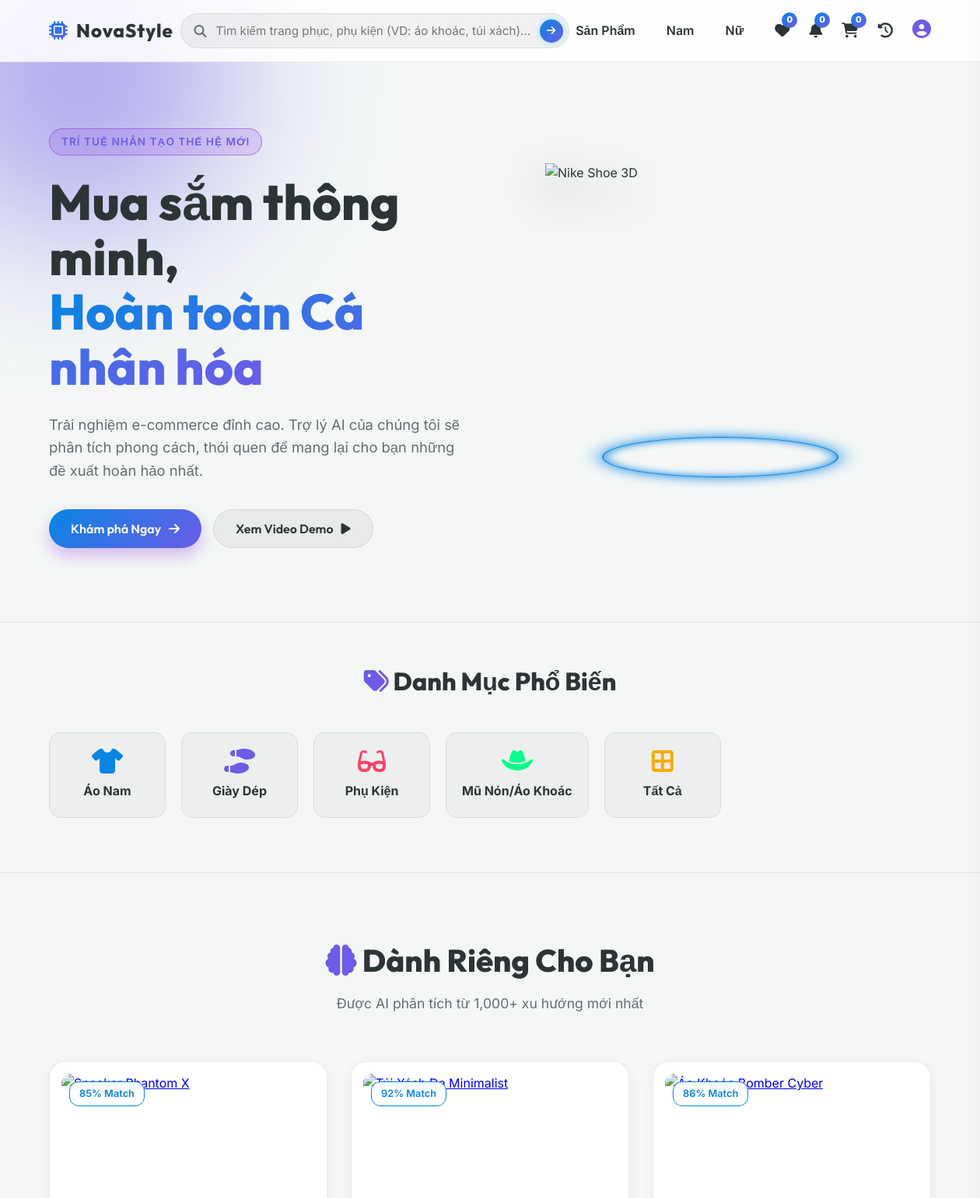
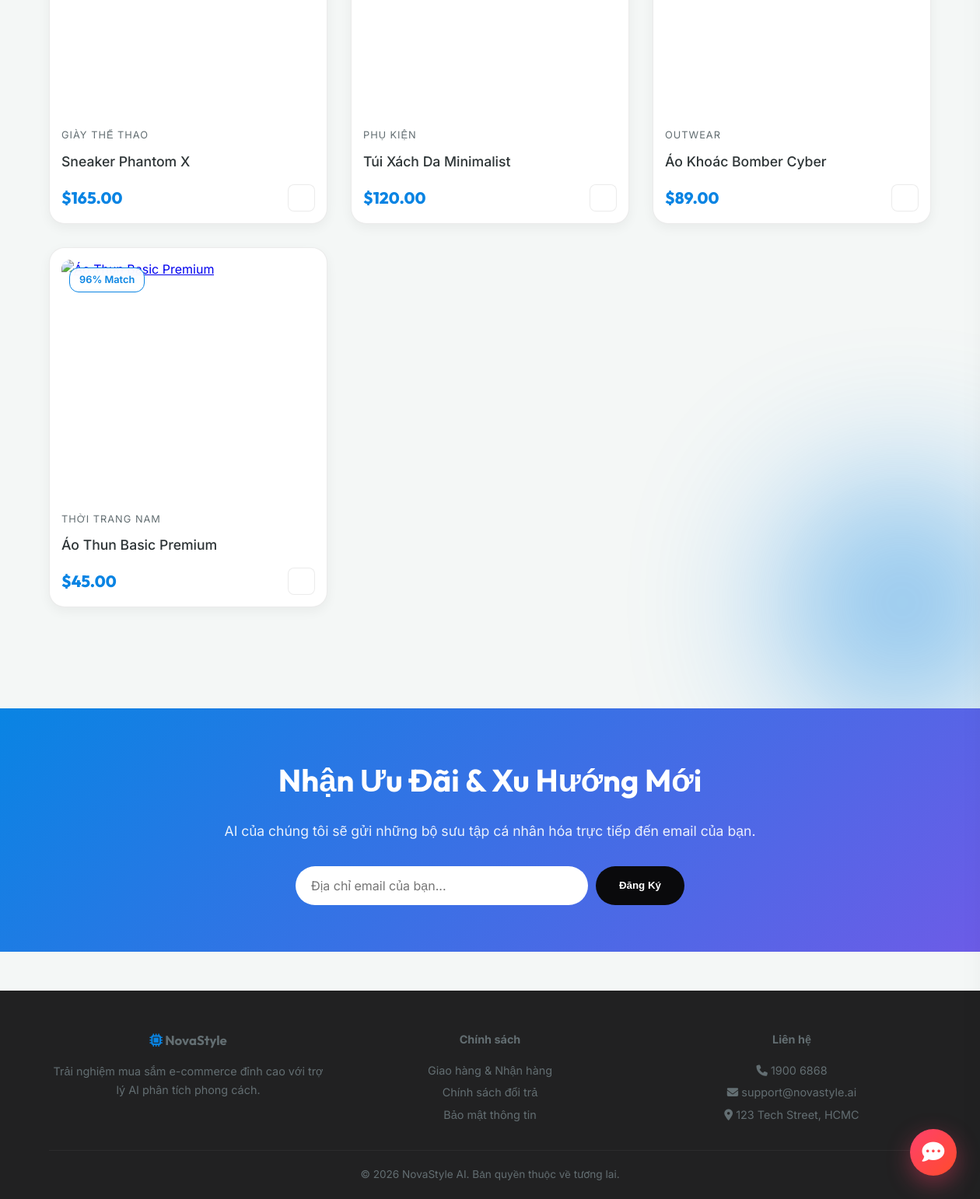
The page / on the database its author committed (2 pictures, top to bottom).
### tables this page shows
CREATE TABLE `products` (
  `id` varchar(20) NOT NULL,
  `category_id` int(11) NOT NULL,
  `name` varchar(255) NOT NULL,
  `description` text,
  `price` decimal(10,2) NOT NULL,
  `image_url` varchar(255) DEFAULT NULL,
  `ai_tags` text COMMENT 'Các từ khóa để tính năng Smart Search quét',
  `stock_quantity` int(11) DEFAULT '100',
  `created_at` timestamp DEFAULT CURRENT_TIMESTAMP,
  PRIMARY KEY (`id`),
  KEY `category_id` (`category_id`),
  CONSTRAINT `fk_products_category` FOREIGN KEY (`category_id`) REFERENCES `categories` (`id`) ON DELETE CASCADE
);

CREATE TABLE `categories` (
  `id` int(11) NOT NULL AUTO_INCREMENT,
  `name` varchar(50) NOT NULL,
  `slug` varchar(50) NOT NULL,
  `description` text,
  PRIMARY KEY (`id`),
  UNIQUE KEY `slug` (`slug`)
);

### index.php (the view, shortened to what this page needs)
<?php
require_once 'db.php';
$stmt = $conn->prepare("SELECT p.*, c.name as cat_name FROM products p JOIN categories c ON p.category_id = c.id ORDER BY RAND() LIMIT 4");
$stmt->execute();
$products = $stmt->fetchAll();
?>
<!DOCTYPE html>
<html lang="vi">
<head>
    <link rel="stylesheet" href="style.css">
    <link rel="stylesheet" href="https://cdnjs.cloudflare.com/ajax/libs/font-awesome/6.4.0/css/all.min.css">
</head>
<body>
    <div class="orb orb-1"></div>
    <div class="orb orb-2"></div>
    <nav class="glass-header">
        <div class="logo">
            <i class="fa-solid fa-microchip"></i> NovaStyle
        </div>
        <div class="smart-search">
            <i class="fa-solid fa-search"></i>
            <input type="text" placeholder="Tìm kiếm trang phục, phụ kiện (VD: áo khoác, túi xách)...">
            <button class="ai-btn"><i class="fa-solid fa-arrow-right"></i></button>
        </div>
        <div class="nav-links">
            <a href="products.php" class="nav-item" style="text-decoration:none; color:var(--text-main); font-weight:600; margin-right:15px;">Sản Phẩm</a>
            <a href="products.php?category=nam" class="nav-item" style="text-decoration:none; color:var(--text-main); font-weight:600; margin-right:15px;">Nam</a>
            <a href="products.php?category=nu" class="nav-item" style="text-decoration:none; color:var(--text-main); font-weight:600; margin-right:15px;">Nữ</a>
            <a href="wishlist.php" class="nav-icon" title="Yêu Thích"><i class="fa-solid fa-heart"></i><span class="badge" id="wishlistBadge">0</span></a>
            <a href="#" class="nav-icon" onclick="alert('Bạn không có thông báo mới nào.'); return false;" title="Thông Báo"><i class="fa-solid fa-bell"></i><span class="badge">0</span></a>
            <a href="#" class="nav-icon" id="openCartBtn" title="Giỏ Hàng"><i class="fa-solid fa-cart-shopping"></i><span class="badge" id="cartBadge">0</span></a>
            <a href="history.php" class="nav-icon" title="Lịch Sử Đơn Hàng">
                <i class="fa-solid fa-clock-rotate-left"></i>
            </a>
            <a href="profile.php" class="nav-icon" title="Hồ Sơ Của Tôi">
                <i class="fa-solid fa-circle-user" style="font-size: 1.5rem; color: var(--accent-purple);"></i>
            </a>
        </div>
    </nav>
    <header class="hero">
        <div class="hero-content">
            <div class="badge-ai">Trí tuệ Nhân tạo Thế hệ Mới</div>
            <h1>Mua sắm thông minh, <br><span class="gradient-text">Hoàn toàn Cá nhân hóa</span></h1>
            <p>Trải nghiệm e-commerce đỉnh cao. Trợ lý AI của chúng tôi sẽ phân tích phong cách, thói quen để mang lại
                cho bạn những đề xuất hoàn hảo nhất.</p>
            <div class="hero-actions">
                <button class="btn btn-primary" onclick="window.location.href='products.php'">Khám phá Ngay <i class="fa-solid fa-arrow-right"></i></button>
                <button class="btn btn-secondary" onclick="alert('Tính năng Video Demo đang được cập nhật.');">Xem Video Demo <i class="fa-solid fa-play"></i></button>
            </div>
        </div>
        <div class="hero-visual">
            <div class="hologram-effect">
                <div class="product-ring">
                    <img src="https://images.unsplash.com/photo-1542291026-7eec264c27ff?auto=format&fit=crop&q=80&w=400&h=400"
                        alt="Nike Shoe 3D">
                </div>
            </div>
        </div>
    </header>
    <section class="categories" style="padding: 50px 5%; background: rgba(255,255,255,0.01); border-top: 1px solid var(--glass-border); border-bottom: 1px solid var(--glass-border);">
        <div class="section-header" style="margin-bottom: 40px;">
            <h2 style="font-size: 2rem;"><i class="fa-solid fa-tags"></i> Danh Mục Phổ Biến</h2>
        </div>
        <div style="display: flex; gap: 20px; overflow-x: auto; padding-bottom: 20px; scrollbar-width: thin;" id="categoryFilters">
            <a href="products.php?category=nam" style="text-decoration: none; color: inherit; min-width: 150px; background: rgba(0,0,0,0.03); border: 1px solid var(--glass-border); border-radius: 15px; padding: 20px; text-align: center; cursor: pointer; transition: 0.3s;" onmouseover="this.style.background='rgba(138,43,226,0.1)'" onmouseout="this.style.background='rgba(0,0,0,0.03)'">
                <i class="fa-solid fa-shirt" style="font-size: 2rem; color: var(--accent-blue); margin-bottom: 10px;"></i>
                <h4 style="margin:0;">Áo Nam</h4>
            </a>
            <a href="products.php?category=giay" style="text-decoration: none; color: inherit; min-width: 150px; background: rgba(0,0,0,0.03); border: 1px solid var(--glass-border); border-radius: 15px; padding: 20px; text-align: center; cursor: pointer; transition: 0.3s;" onmouseover="this.style.background='rgba(138,43,226,0.1)'" onmouseout="this.style.background='rgba(0,0,0,0.03)'">
                <i class="fa-solid fa-shoe-prints" style="font-size: 2rem; color: var(--accent-purple); margin-bottom: 10px;"></i>
                <h4 style="margin:0;">Giày Dép</h4>
            </a>
            <a href="products.php?category=phukien" style="text-decoration: none; color: inherit; min-width: 150px; background: rgba(0,0,0,0.03); border: 1px solid var(--glass-border); border-radius: 15px; padding: 20px; text-align: center; cursor: pointer; transition: 0.3s;" onmouseover="this.style.background='rgba(138,43,226,0.1)'" onmouseout="this.style.background='rgba(0,0,0,0.03)'">
                <i class="fa-solid fa-glasses" style="font-size: 2rem; color: #ff416c; margin-bottom: 10px;"></i>
                <h4 style="margin:0;">Phụ Kiện</h4>
            </a>
            <a href="products.php?category=outwear" style="text-decoration: none; color: inherit; min-width: 150px; background: rgba(0,0,0,0.03); border: 1px solid var(--glass-border); border-radius: 15px; padding: 20px; text-align: center; cursor: pointer; transition: 0.3s;" onmouseover="this.style.background='rgba(138,43,226,0.1)'" onmouseout="this.style.background='rgba(0,0,0,0.03)'">
                <i class="fa-solid fa-hat-cowboy" style="font-size: 2rem; color: #00ff88; margin-bottom: 10px;"></i>
                <h4 style="margin:0;">Mũ Nón/Áo Khoác</h4>
            </a>
            <a href="products.php" style="text-decoration: none; color: inherit; min-width: 150px; background: rgba(0,0,0,0.03); border: 1px solid var(--glass-border); border-radius: 15px; padding: 20px; text-align: center; cursor: pointer; transition: 0.3s;" onmouseover="this.style.background='rgba(138,43,226,0.1)'" onmouseout="this.style.background='rgba(0,0,0,0.03)'">
                <i class="fa-solid fa-border-all" style="font-size: 2rem; color: #ffaa00; margin-bottom: 10px;"></i>
                <h4 style="margin:0;">Tất Cả</h4>
            </a>
        </div>
    </section>
    <section class="ai-curated">
        <div class="section-header">
            <h2><i class="fa-solid fa-brain"></i> Dành Riêng Cho Bạn</h2>
            <p>Được AI phân tích từ 1,000+ xu hướng mới nhất</p>
        </div>
        <div class="product-grid" id="productGrid">
            <?php foreach ($products as $row): ?>
            <div class="product-card">
                <div class="card-image">
                    <div class="ai-match"><?= rand(85, 99) ?>% Match</div>
                    <a href="product_detail.php?id=<?= $row['id'] ?>"><img src="<?= htmlspecialchars($row['image_url']) ?>" alt="<?= htmlspecialchars($row['name']) ?>"></a>
                </div>
                <div class="card-info">
                    <span class="category"><?= htmlspecialchars($row['cat_name']) ?></span>
                    <h3><a href="product_detail.php?id=<?= $row['id'] ?>" style="color:inherit; text-decoration:none;"><?= htmlspecialchars($row['name']) ?></a></h3>
                    <div class="price-row">
                        <span class="price">$<?= number_format($row['price'], 2) ?></span>
                        <button class="add-to-cart" data-id="<?= htmlspecialchars($row['id']) ?>" data-name="<?= htmlspecialchars($row['name']) ?>" data-price="<?= $row['price'] ?>" data-image="<?= htmlspecialchars($row['image_url']) ?>">
                            <i class="fa-solid fa-cart-plus"></i>
                        </button>
                    </div>
                </div>
            </div>
            <?php endforeach; ?>
        </div>
    </section>
    <section style="background: var(--primary-gradient); padding: 60px 5%; text-align: center; color: white; margin-top: 50px;">
        <h2 style="font-family: var(--font-heading); font-size: 2.5rem; margin-bottom: 20px;">Nhận Ưu Đãi & Xu Hướng Mới</h2>
        <p style="margin-bottom: 30px; font-size: 1.1rem; opacity: 0.9;">AI của chúng tôi sẽ gửi những bộ sưu tập cá nhân hóa trực tiếp đến email của bạn.</p>
        <form style="display: flex; max-width: 500px; margin: 0 auto; gap: 10px;" onsubmit="event.preventDefault(); alert('Cảm ơn bạn đã đăng ký! Bạn sẽ nhận được email xác nhận sớm.');">
            <input type="email" placeholder="Địa chỉ email của bạn..." required style="flex: 1; padding: 15px 20px; border: none; border-radius: 30px; font-size: 1rem; outline: none; font-family: var(--font-body);">
            <button type="submit" style="padding: 15px 30px; background: #0a0a0c; color: white; border: none; border-radius: 30px; font-weight: 600; cursor: pointer; transition: 0.3s;">Đăng Ký</button>
        </form>
    </section>
    <footer style="background: rgba(10,10,12,0.9); border-top: 1px solid var(--glass-border); padding: 50px 5% 20px;">
        <div style="display: grid; grid-template-columns: repeat(auto-fit, minmax(200px, 1fr)); gap: 30px; margin-bottom: 30px;">
            <div>
                <h3 style="font-family: var(--font-heading); margin-bottom: 15px;"><i class="fa-solid fa-microchip" style="color: var(--accent-blue);"></i> NovaStyle</h3>
                <p style="color: var(--text-muted); font-size: 0.9rem;">Trải nghiệm mua sắm e-commerce đỉnh cao với trợ lý AI phân tích phong cách.</p>
            </div>
            <div>
                <h4 style="margin-bottom: 15px;">Chính sách</h4>
                <ul style="list-style: none; padding: 0; color: var(--text-muted); font-size: 0.9rem; line-height: 2;">
                    <li><a href="#" style="color: inherit; text-decoration: none;">Giao hàng & Nhận hàng</a></li>
                    <li><a href="#" style="color: inherit; text-decoration: none;">Chính sách đổi trả</a></li>
                    <li><a href="#" style="color: inherit; text-decoration: none;">Bảo mật thông tin</a></li>
                </ul>
            </div>
            <div>
                <h4 style="margin-bottom: 15px;">Liên hệ</h4>
                <ul style="list-style: none; padding: 0; color: var(--text-muted); font-size: 0.9rem; line-height: 2;">
                    <li><i class="fa-solid fa-phone"></i> 1900 6868</li>
                    <li><i class="fa-solid fa-envelope"></i> support@novastyle.ai</li>
                    <li><i class="fa-solid fa-location-dot"></i> 123 Tech Street, HCMC</li>
                </ul>
            </div>
        </div>
        <p style="text-align: center; color: var(--text-muted); font-size: 0.85rem; border-top: 1px solid rgba(255,255,255,0.05); padding-top: 20px;">&copy; 2026 NovaStyle AI. Bản quyền thuộc về tương lai.</p>
    </footer>
    <?php include 'chat_widget.php'; ?>
</body>
</html>

### rows shown on the page
products: category.name "GIÀY THỂ THAO", name "Sneaker Phantom X", price "165.00"
products: category.name "PHỤ KIỆN", name "Túi Xách Da Minimalist", price "120.00"
products: category.name "OUTWEAR", name "Áo Khoác Bomber Cyber", price "89.00"
products: category.name "THỜI TRANG NAM", name "Áo Thun Basic Premium", price "45.00"
